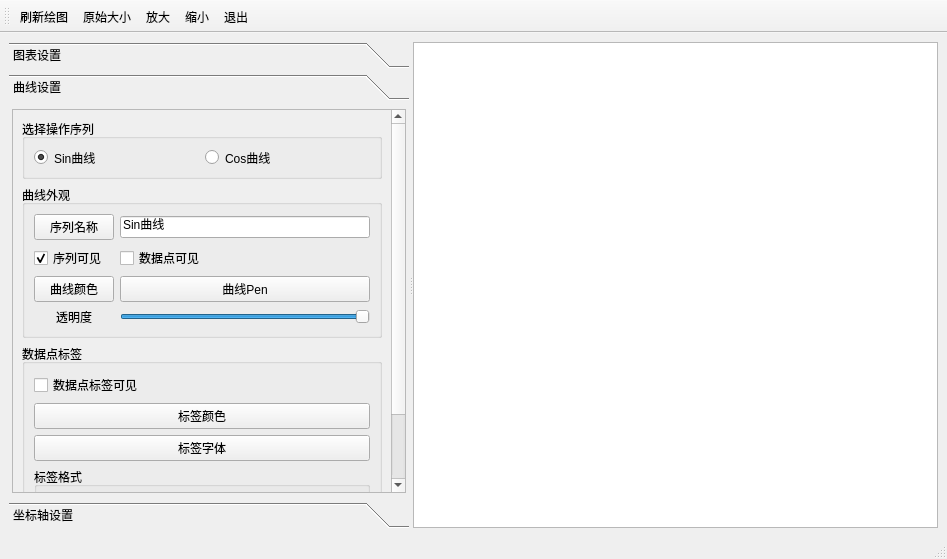
<?xml version="1.0" encoding="UTF-8"?>
<ui version="4.0">
 <class>MainWindow</class>
 <widget class="QMainWindow" name="MainWindow">
  <property name="geometry">
   <rect>
    <x>0</x>
    <y>0</y>
    <width>947</width>
    <height>559</height>
   </rect>
  </property>
  <property name="windowTitle">
   <string>MainWindow</string>
  </property>
  <widget class="QWidget" name="centralwidget">
   <layout class="QHBoxLayout" name="horizontalLayout">
    <item>
     <widget class="QSplitter" name="splitter">
      <property name="orientation">
       <enum>Qt::Horizontal</enum>
      </property>
      <widget class="QToolBox" name="toolBox">
       <property name="minimumSize">
        <size>
         <width>260</width>
         <height>0</height>
        </size>
       </property>
       <property name="maximumSize">
        <size>
         <width>400</width>
         <height>16777215</height>
        </size>
       </property>
       <property name="frameShape">
        <enum>QFrame::NoFrame</enum>
       </property>
       <property name="currentIndex">
        <number>1</number>
       </property>
       <widget class="QWidget" name="page_4">
        <property name="geometry">
         <rect>
          <x>0</x>
          <y>0</y>
          <width>400</width>
          <height>348</height>
         </rect>
        </property>
        <attribute name="icon">
         <iconset resource="res.qrc">
          <normaloff>:/images/images/3.ico</normaloff>:/images/images/3.ico</iconset>
        </attribute>
        <attribute name="label">
         <string>图表设置</string>
        </attribute>
        <layout class="QVBoxLayout" name="verticalLayout_8">
         <property name="spacing">
          <number>3</number>
         </property>
         <property name="leftMargin">
          <number>3</number>
         </property>
         <property name="topMargin">
          <number>3</number>
         </property>
         <property name="rightMargin">
          <number>3</number>
         </property>
         <property name="bottomMargin">
          <number>3</number>
         </property>
         <item>
          <widget class="QScrollArea" name="scrollArea_4">
           <property name="widgetResizable">
            <bool>true</bool>
           </property>
           <widget class="QWidget" name="scrollAreaWidgetContents_4">
            <property name="geometry">
             <rect>
              <x>0</x>
              <y>-269</y>
              <width>371</width>
              <height>609</height>
             </rect>
            </property>
            <layout class="QVBoxLayout" name="verticalLayout_11">
             <item>
              <widget class="QGroupBox" name="groupBox_16">
               <property name="title">
                <string>标题</string>
               </property>
               <layout class="QGridLayout" name="gridLayout_11">
                <item row="0" column="0">
                 <widget class="QLineEdit" name="editTitle_2"/>
                </item>
                <item row="0" column="1">
                 <widget class="QPushButton" name="btnSetTitle_2">
                  <property name="toolTip">
                   <string>设置标题文字</string>
                  </property>
                  <property name="text">
                   <string>设置</string>
                  </property>
                 </widget>
                </item>
                <item row="1" column="0" colspan="2">
                 <widget class="QPushButton" name="btnSetTitleFont_2">
                  <property name="text">
                   <string>设置标题字体</string>
                  </property>
                 </widget>
                </item>
               </layout>
              </widget>
             </item>
             <item>
              <widget class="QGroupBox" name="groupBox_17">
               <property name="title">
                <string>图例</string>
               </property>
               <layout class="QGridLayout" name="gridLayout_12">
                <item row="0" column="0">
                 <widget class="QRadioButton" name="radioButton_5">
                  <property name="text">
                   <string>上方</string>
                  </property>
                  <property name="checked">
                   <bool>true</bool>
                  </property>
                 </widget>
                </item>
                <item row="0" column="1">
                 <widget class="QRadioButton" name="radioButton_6">
                  <property name="text">
                   <string>下方</string>
                  </property>
                 </widget>
                </item>
                <item row="1" column="0">
                 <widget class="QRadioButton" name="radioButton_7">
                  <property name="text">
                   <string>左侧</string>
                  </property>
                 </widget>
                </item>
                <item row="1" column="1">
                 <widget class="QRadioButton" name="radioButton_8">
                  <property name="text">
                   <string>右侧</string>
                  </property>
                 </widget>
                </item>
                <item row="2" column="0">
                 <widget class="QCheckBox" name="chkLegendVisible_2">
                  <property name="text">
                   <string>图例可见</string>
                  </property>
                  <property name="checked">
                   <bool>true</bool>
                  </property>
                 </widget>
                </item>
                <item row="2" column="1">
                 <widget class="QCheckBox" name="chkBoxLegendBackground_2">
                  <property name="text">
                   <string>背景可见</string>
                  </property>
                 </widget>
                </item>
                <item row="3" column="0">
                 <widget class="QPushButton" name="btnLegendFont_2">
                  <property name="text">
                   <string>字体</string>
                  </property>
                 </widget>
                </item>
                <item row="3" column="1">
                 <widget class="QPushButton" name="btnLegendlabelColor_2">
                  <property name="text">
                   <string>标签颜色</string>
                  </property>
                 </widget>
                </item>
               </layout>
              </widget>
             </item>
             <item>
              <widget class="QGroupBox" name="groupBox_18">
               <property name="title">
                <string>边距</string>
               </property>
               <layout class="QGridLayout" name="gridLayout_13">
                <item row="0" column="0">
                 <widget class="QLabel" name="label_12">
                  <property name="text">
                   <string>左边距</string>
                  </property>
                  <property name="alignment">
                   <set>Qt::AlignCenter</set>
                  </property>
                 </widget>
                </item>
                <item row="0" column="1">
                 <widget class="QSpinBox" name="spinMarginLeft_2">
                  <property name="minimum">
                   <number>10</number>
                  </property>
                  <property name="maximum">
                   <number>500</number>
                  </property>
                 </widget>
                </item>
                <item row="1" column="0">
                 <widget class="QLabel" name="label_13">
                  <property name="text">
                   <string>右边距</string>
                  </property>
                  <property name="alignment">
                   <set>Qt::AlignCenter</set>
                  </property>
                 </widget>
                </item>
                <item row="1" column="1">
                 <widget class="QSpinBox" name="spinMarginRight_2">
                  <property name="minimum">
                   <number>10</number>
                  </property>
                  <property name="maximum">
                   <number>500</number>
                  </property>
                 </widget>
                </item>
                <item row="2" column="0">
                 <widget class="QLabel" name="label_14">
                  <property name="text">
                   <string>上边距</string>
                  </property>
                  <property name="alignment">
                   <set>Qt::AlignCenter</set>
                  </property>
                 </widget>
                </item>
                <item row="2" column="1">
                 <widget class="QSpinBox" name="spinMarginTop_2">
                  <property name="minimum">
                   <number>10</number>
                  </property>
                  <property name="maximum">
                   <number>500</number>
                  </property>
                 </widget>
                </item>
                <item row="3" column="0">
                 <widget class="QLabel" name="label_15">
                  <property name="text">
                   <string>下边距</string>
                  </property>
                  <property name="alignment">
                   <set>Qt::AlignCenter</set>
                  </property>
                 </widget>
                </item>
                <item row="3" column="1">
                 <widget class="QSpinBox" name="spinMarginBottom_2">
                  <property name="minimum">
                   <number>10</number>
                  </property>
                  <property name="maximum">
                   <number>500</number>
                  </property>
                 </widget>
                </item>
                <item row="4" column="0" colspan="2">
                 <widget class="QPushButton" name="btnSetMargin_2">
                  <property name="text">
                   <string>设置边距</string>
                  </property>
                 </widget>
                </item>
               </layout>
              </widget>
             </item>
             <item>
              <widget class="QGroupBox" name="groupBox_19">
               <property name="title">
                <string>动画效果</string>
               </property>
               <layout class="QGridLayout" name="gridLayout_14">
                <item row="0" column="0">
                 <widget class="QLabel" name="label_16">
                  <property name="text">
                   <string>动画效果</string>
                  </property>
                  <property name="alignment">
                   <set>Qt::AlignCenter</set>
                  </property>
                 </widget>
                </item>
                <item row="0" column="1">
                 <widget class="QComboBox" name="cBoxAnimation_2">
                  <item>
                   <property name="text">
                    <string>NoAnimation</string>
                   </property>
                  </item>
                  <item>
                   <property name="text">
                    <string>GridAxisAnimations</string>
                   </property>
                  </item>
                  <item>
                   <property name="text">
                    <string>SeriesAnimations</string>
                   </property>
                  </item>
                  <item>
                   <property name="text">
                    <string>AllAnimations</string>
                   </property>
                  </item>
                 </widget>
                </item>
                <item row="1" column="0">
                 <widget class="QLabel" name="label_17">
                  <property name="text">
                   <string>主  题</string>
                  </property>
                  <property name="alignment">
                   <set>Qt::AlignCenter</set>
                  </property>
                 </widget>
                </item>
                <item row="1" column="1">
                 <widget class="QComboBox" name="cBoxTheme_2">
                  <item>
                   <property name="text">
                    <string>Light</string>
                   </property>
                  </item>
                  <item>
                   <property name="text">
                    <string>BlueCerulean</string>
                   </property>
                  </item>
                  <item>
                   <property name="text">
                    <string>Dark</string>
                   </property>
                  </item>
                  <item>
                   <property name="text">
                    <string>BrownSand</string>
                   </property>
                  </item>
                  <item>
                   <property name="text">
                    <string>BlueNcs</string>
                   </property>
                  </item>
                  <item>
                   <property name="text">
                    <string>HighContrast</string>
                   </property>
                  </item>
                  <item>
                   <property name="text">
                    <string>BlueIcy</string>
                   </property>
                  </item>
                  <item>
                   <property name="text">
                    <string>Qt</string>
                   </property>
                  </item>
                 </widget>
                </item>
               </layout>
              </widget>
             </item>
            </layout>
           </widget>
          </widget>
         </item>
        </layout>
       </widget>
       <widget class="QWidget" name="page_5">
        <property name="geometry">
         <rect>
          <x>0</x>
          <y>0</y>
          <width>400</width>
          <height>348</height>
         </rect>
        </property>
        <attribute name="icon">
         <iconset resource="res.qrc">
          <normaloff>:/images/images/dis3.ico</normaloff>:/images/images/dis3.ico</iconset>
        </attribute>
        <attribute name="label">
         <string>曲线设置</string>
        </attribute>
        <layout class="QVBoxLayout" name="verticalLayout_12">
         <property name="spacing">
          <number>3</number>
         </property>
         <property name="leftMargin">
          <number>3</number>
         </property>
         <property name="topMargin">
          <number>3</number>
         </property>
         <property name="rightMargin">
          <number>3</number>
         </property>
         <property name="bottomMargin">
          <number>3</number>
         </property>
         <item>
          <widget class="QScrollArea" name="scrollArea_5">
           <property name="widgetResizable">
            <bool>true</bool>
           </property>
           <widget class="QWidget" name="scrollAreaWidgetContents_5">
            <property name="geometry">
             <rect>
              <x>0</x>
              <y>0</y>
              <width>371</width>
              <height>500</height>
             </rect>
            </property>
            <layout class="QVBoxLayout" name="verticalLayout_13">
             <item>
              <widget class="QGroupBox" name="groupBox_20">
               <property name="maximumSize">
                <size>
                 <width>16777215</width>
                 <height>60</height>
                </size>
               </property>
               <property name="title">
                <string>选择操作序列</string>
               </property>
               <layout class="QHBoxLayout" name="horizontalLayout_4">
                <item>
                 <widget class="QRadioButton" name="radioSeries0_2">
                  <property name="text">
                   <string>Sin曲线</string>
                  </property>
                  <property name="checked">
                   <bool>true</bool>
                  </property>
                 </widget>
                </item>
                <item>
                 <widget class="QRadioButton" name="radioSeries1_2">
                  <property name="text">
                   <string>Cos曲线</string>
                  </property>
                 </widget>
                </item>
               </layout>
              </widget>
             </item>
             <item>
              <widget class="QGroupBox" name="groupBox_21">
               <property name="title">
                <string>曲线外观</string>
               </property>
               <layout class="QGridLayout" name="gridLayout_15">
                <item row="0" column="0">
                 <widget class="QPushButton" name="btnSeriesName_2">
                  <property name="text">
                   <string>序列名称</string>
                  </property>
                 </widget>
                </item>
                <item row="0" column="1">
                 <widget class="QLineEdit" name="editSeriesName_2">
                  <property name="text">
                   <string>Sin曲线</string>
                  </property>
                 </widget>
                </item>
                <item row="1" column="0">
                 <widget class="QCheckBox" name="chkSeriesVisible_2">
                  <property name="text">
                   <string>序列可见</string>
                  </property>
                  <property name="checked">
                   <bool>true</bool>
                  </property>
                 </widget>
                </item>
                <item row="1" column="1">
                 <widget class="QCheckBox" name="chkPointVisible_2">
                  <property name="text">
                   <string>数据点可见</string>
                  </property>
                 </widget>
                </item>
                <item row="2" column="0">
                 <widget class="QPushButton" name="btnSeriesColor_2">
                  <property name="text">
                   <string>曲线颜色</string>
                  </property>
                 </widget>
                </item>
                <item row="2" column="1">
                 <widget class="QPushButton" name="btnSeriesPen_2">
                  <property name="text">
                   <string>曲线Pen</string>
                  </property>
                 </widget>
                </item>
                <item row="3" column="0">
                 <widget class="QLabel" name="label_18">
                  <property name="text">
                   <string>透明度</string>
                  </property>
                  <property name="alignment">
                   <set>Qt::AlignCenter</set>
                  </property>
                 </widget>
                </item>
                <item row="3" column="1">
                 <widget class="QSlider" name="sliderSeriesOpacity_2">
                  <property name="maximum">
                   <number>10</number>
                  </property>
                  <property name="pageStep">
                   <number>2</number>
                  </property>
                  <property name="value">
                   <number>10</number>
                  </property>
                  <property name="orientation">
                   <enum>Qt::Horizontal</enum>
                  </property>
                 </widget>
                </item>
               </layout>
              </widget>
             </item>
             <item>
              <widget class="QGroupBox" name="groupBox_22">
               <property name="title">
                <string>数据点标签</string>
               </property>
               <layout class="QVBoxLayout" name="verticalLayout_14">
                <item>
                 <widget class="QCheckBox" name="chkPointLabelVisible_2">
                  <property name="text">
                   <string>数据点标签可见</string>
                  </property>
                 </widget>
                </item>
                <item>
                 <widget class="QPushButton" name="btnSeriesLabColor_2">
                  <property name="text">
                   <string>标签颜色</string>
                  </property>
                 </widget>
                </item>
                <item>
                 <widget class="QPushButton" name="btnSeriesLabFont_2">
                  <property name="text">
                   <string>标签字体</string>
                  </property>
                 </widget>
                </item>
                <item>
                 <widget class="QGroupBox" name="groupBox_23">
                  <property name="title">
                   <string>标签格式</string>
                  </property>
                  <layout class="QVBoxLayout" name="verticalLayout_15">
                   <item>
                    <widget class="QRadioButton" name="radioSeriesLabFormat0_2">
                     <property name="text">
                      <string>@yPoint</string>
                     </property>
                     <property name="checked">
                      <bool>true</bool>
                     </property>
                    </widget>
                   </item>
                   <item>
                    <widget class="QRadioButton" name="radioSeriesLabFormat1_2">
                     <property name="text">
                      <string>(@xPoint, @yPoint)</string>
                     </property>
                    </widget>
                   </item>
                  </layout>
                 </widget>
                </item>
               </layout>
              </widget>
             </item>
            </layout>
           </widget>
          </widget>
         </item>
        </layout>
       </widget>
       <widget class="QWidget" name="page_6">
        <property name="geometry">
         <rect>
          <x>0</x>
          <y>0</y>
          <width>400</width>
          <height>348</height>
         </rect>
        </property>
        <attribute name="icon">
         <iconset resource="res.qrc">
          <normaloff>:/images/images/39.ico</normaloff>:/images/images/39.ico</iconset>
        </attribute>
        <attribute name="label">
         <string>坐标轴设置</string>
        </attribute>
        <layout class="QVBoxLayout" name="verticalLayout_16">
         <property name="spacing">
          <number>3</number>
         </property>
         <property name="leftMargin">
          <number>3</number>
         </property>
         <property name="topMargin">
          <number>3</number>
         </property>
         <property name="rightMargin">
          <number>3</number>
         </property>
         <property name="bottomMargin">
          <number>3</number>
         </property>
         <item>
          <widget class="QScrollArea" name="scrollArea_6">
           <property name="verticalScrollBarPolicy">
            <enum>Qt::ScrollBarAsNeeded</enum>
           </property>
           <property name="widgetResizable">
            <bool>true</bool>
           </property>
           <widget class="QWidget" name="scrollAreaWidgetContents_6">
            <property name="geometry">
             <rect>
              <x>0</x>
              <y>0</y>
              <width>371</width>
              <height>969</height>
             </rect>
            </property>
            <layout class="QVBoxLayout" name="verticalLayout_17">
             <property name="spacing">
              <number>3</number>
             </property>
             <property name="leftMargin">
              <number>3</number>
             </property>
             <property name="topMargin">
              <number>3</number>
             </property>
             <property name="rightMargin">
              <number>3</number>
             </property>
             <property name="bottomMargin">
              <number>3</number>
             </property>
             <item>
              <widget class="QGroupBox" name="groupBox_24">
               <property name="title">
                <string>设置坐标轴对象</string>
               </property>
               <layout class="QHBoxLayout" name="horizontalLayout_5">
                <item>
                 <widget class="QRadioButton" name="radioX_2">
                  <property name="text">
                   <string>X轴</string>
                  </property>
                  <property name="checked">
                   <bool>true</bool>
                  </property>
                 </widget>
                </item>
                <item>
                 <widget class="QRadioButton" name="radioY_2">
                  <property name="text">
                   <string>Y轴</string>
                  </property>
                  <property name="checked">
                   <bool>false</bool>
                  </property>
                 </widget>
                </item>
               </layout>
              </widget>
             </item>
             <item>
              <widget class="QGroupBox" name="groupBox_25">
               <property name="title">
                <string>坐标轴总体</string>
               </property>
               <layout class="QGridLayout" name="gridLayout_16">
                <item row="0" column="0">
                 <widget class="QLabel" name="label_19">
                  <property name="text">
                   <string>最小值</string>
                  </property>
                 </widget>
                </item>
                <item row="0" column="1">
                 <widget class="QDoubleSpinBox" name="spinAxisMin_2">
                  <property name="minimum">
                   <double>-1000.000000000000000</double>
                  </property>
                  <property name="maximum">
                   <double>1000.000000000000000</double>
                  </property>
                 </widget>
                </item>
                <item row="1" column="0">
                 <widget class="QLabel" name="label_20">
                  <property name="text">
                   <string>最大值</string>
                  </property>
                 </widget>
                </item>
                <item row="1" column="1">
                 <widget class="QDoubleSpinBox" name="spinAxisMax_2">
                  <property name="minimum">
                   <double>-1000.000000000000000</double>
                  </property>
                  <property name="maximum">
                   <double>1000.000000000000000</double>
                  </property>
                  <property name="value">
                   <double>10.000000000000000</double>
                  </property>
                 </widget>
                </item>
                <item row="2" column="0" colspan="2">
                 <widget class="QCheckBox" name="chkBoxVisible_2">
                  <property name="text">
                   <string>isVisible</string>
                  </property>
                  <property name="checked">
                   <bool>true</bool>
                  </property>
                 </widget>
                </item>
                <item row="3" column="0" colspan="2">
                 <widget class="QPushButton" name="btnSetAxisRange_2">
                  <property name="text">
                   <string>设置坐标范围</string>
                  </property>
                 </widget>
                </item>
               </layout>
              </widget>
             </item>
             <item>
              <widget class="QGroupBox" name="groupBox_26">
               <property name="title">
                <string>轴标题</string>
               </property>
               <layout class="QGridLayout" name="gridLayout_17">
                <item row="0" column="1" colspan="2">
                 <widget class="QLineEdit" name="editAxisTitle_2">
                  <property name="text">
                   <string>time(secs)</string>
                  </property>
                 </widget>
                </item>
                <item row="1" column="2">
                 <widget class="QPushButton" name="btnAxisSetTitleFont_2">
                  <property name="text">
                   <string>设置字体</string>
                  </property>
                 </widget>
                </item>
                <item row="0" column="0">
                 <widget class="QPushButton" name="btnAxisSetTitle_2">
                  <property name="text">
                   <string>设置标题</string>
                  </property>
                 </widget>
                </item>
                <item row="1" column="0" colspan="2">
                 <widget class="QCheckBox" name="chkBoxAxisTitle_2">
                  <property name="text">
                   <string>isTitleVisible</string>
                  </property>
                  <property name="checked">
                   <bool>true</bool>
                  </property>
                 </widget>
                </item>
               </layout>
              </widget>
             </item>
             <item>
              <widget class="QGroupBox" name="groupBox_27">
               <property name="title">
                <string>轴刻度标签</string>
               </property>
               <layout class="QGridLayout" name="gridLayout_18">
                <item row="0" column="0">
                 <widget class="QPushButton" name="pushButton_2">
                  <property name="text">
                   <string>标签格式</string>
                  </property>
                 </widget>
                </item>
                <item row="0" column="1">
                 <widget class="QLineEdit" name="editAxisLabelFormat_2">
                  <property name="text">
                   <string>%.1f</string>
                  </property>
                 </widget>
                </item>
                <item row="1" column="0">
                 <widget class="QPushButton" name="btnAxisLabelColor_2">
                  <property name="text">
                   <string>文字颜色</string>
                  </property>
                 </widget>
                </item>
                <item row="1" column="1">
                 <widget class="QPushButton" name="btnAxisLabelFont_2">
                  <property name="text">
                   <string>设置字体</string>
                  </property>
                 </widget>
                </item>
                <item row="2" column="0" colspan="2">
                 <widget class="QCheckBox" name="chkBoxLabelsVisible_2">
                  <property name="text">
                   <string>labelsVisible</string>
                  </property>
                  <property name="checked">
                   <bool>true</bool>
                  </property>
                 </widget>
                </item>
               </layout>
              </widget>
             </item>
             <item>
              <widget class="QGroupBox" name="groupBox_28">
               <property name="title">
                <string>GridLine</string>
               </property>
               <layout class="QVBoxLayout" name="verticalLayout_18">
                <item>
                 <widget class="QCheckBox" name="chkGridLineVisible_2">
                  <property name="text">
                   <string>isGridLineVisible</string>
                  </property>
                  <property name="checked">
                   <bool>true</bool>
                  </property>
                 </widget>
                </item>
                <item>
                 <widget class="QPushButton" name="btnGridLineColor_2">
                  <property name="text">
                   <string>gridLineColor</string>
                  </property>
                 </widget>
                </item>
                <item>
                 <widget class="QPushButton" name="pushButton_11">
                  <property name="text">
                   <string>gridLinePen</string>
                  </property>
                 </widget>
                </item>
               </layout>
              </widget>
             </item>
             <item>
              <widget class="QGroupBox" name="groupBox_29">
               <property name="title">
                <string>Axis and Ticks</string>
               </property>
               <layout class="QGridLayout" name="gridLayout_19">
                <item row="3" column="0" colspan="2">
                 <widget class="QPushButton" name="btnAxisLinePenColor_2">
                  <property name="text">
                   <string>linePenColor</string>
                  </property>
                 </widget>
                </item>
                <item row="0" column="1">
                 <widget class="QSpinBox" name="spinTickCount_2">
                  <property name="minimum">
                   <number>1</number>
                  </property>
                  <property name="maximum">
                   <number>1000</number>
                  </property>
                  <property name="value">
                   <number>10</number>
                  </property>
                 </widget>
                </item>
                <item row="1" column="0" colspan="2">
                 <widget class="QCheckBox" name="chkAxisLineVisible_2">
                  <property name="text">
                   <string>isLineVisible</string>
                  </property>
                  <property name="checked">
                   <bool>true</bool>
                  </property>
                 </widget>
                </item>
                <item row="0" column="0">
                 <widget class="QLabel" name="label_21">
                  <property name="text">
                   <string>Tick个数</string>
                  </property>
                  <property name="alignment">
                   <set>Qt::AlignCenter</set>
                  </property>
                 </widget>
                </item>
                <item row="2" column="0" colspan="2">
                 <widget class="QPushButton" name="btnAxisLinePen_2">
                  <property name="text">
                   <string>linePen</string>
                  </property>
                 </widget>
                </item>
               </layout>
              </widget>
             </item>
             <item>
              <widget class="QGroupBox" name="groupBox_30">
               <property name="title">
                <string>MinorTick</string>
               </property>
               <layout class="QGridLayout" name="gridLayout_20">
                <item row="0" column="0">
                 <widget class="QLabel" name="label_22">
                  <property name="text">
                   <string>MinorTick个数</string>
                  </property>
                  <property name="alignment">
                   <set>Qt::AlignCenter</set>
                  </property>
                 </widget>
                </item>
                <item row="0" column="1">
                 <widget class="QSpinBox" name="spinMinorTickCount_2">
                  <property name="value">
                   <number>4</number>
                  </property>
                 </widget>
                </item>
                <item row="1" column="0" colspan="2">
                 <widget class="QCheckBox" name="chkMinorTickVisible_2">
                  <property name="text">
                   <string>isMinorGridLineVisible</string>
                  </property>
                 </widget>
                </item>
                <item row="2" column="0" colspan="2">
                 <widget class="QPushButton" name="btnMinorColor_2">
                  <property name="text">
                   <string>minorGridLineColor</string>
                  </property>
                 </widget>
                </item>
                <item row="3" column="0" colspan="2">
                 <widget class="QPushButton" name="btnMinorPen_2">
                  <property name="text">
                   <string>minorGridLinePen</string>
                  </property>
                 </widget>
                </item>
               </layout>
              </widget>
             </item>
            </layout>
           </widget>
          </widget>
         </item>
        </layout>
       </widget>
      </widget>
      <widget class="QChartView" name="chartView"/>
     </widget>
    </item>
   </layout>
  </widget>
  <widget class="QStatusBar" name="statusbar"/>
  <widget class="QToolBar" name="mainToolBar">
   <property name="contextMenuPolicy">
    <enum>Qt::PreventContextMenu</enum>
   </property>
   <property name="windowTitle">
    <string>toolBar</string>
   </property>
   <property name="toolButtonStyle">
    <enum>Qt::ToolButtonTextUnderIcon</enum>
   </property>
   <attribute name="toolBarArea">
    <enum>TopToolBarArea</enum>
   </attribute>
   <attribute name="toolBarBreak">
    <bool>false</bool>
   </attribute>
   <addaction name="actDraw"/>
   <addaction name="actZoomReset"/>
   <addaction name="actZoomIn"/>
   <addaction name="actZoomOut"/>
   <addaction name="actQuit"/>
  </widget>
  <action name="actDraw">
   <property name="icon">
    <iconset resource="res.qrc">
     <normaloff>:/images/images/828.bmp</normaloff>:/images/images/828.bmp</iconset>
   </property>
   <property name="text">
    <string>刷新绘图</string>
   </property>
   <property name="toolTip">
    <string>刷新绘图</string>
   </property>
  </action>
  <action name="actQuit">
   <property name="icon">
    <iconset resource="res.qrc">
     <normaloff>:/images/images/132.bmp</normaloff>:/images/images/132.bmp</iconset>
   </property>
   <property name="text">
    <string>退出</string>
   </property>
   <property name="toolTip">
    <string>退出</string>
   </property>
  </action>
  <action name="actZoomIn">
   <property name="icon">
    <iconset resource="res.qrc">
     <normaloff>:/images/images/418.bmp</normaloff>:/images/images/418.bmp</iconset>
   </property>
   <property name="text">
    <string>放大</string>
   </property>
   <property name="toolTip">
    <string>放大</string>
   </property>
  </action>
  <action name="actZoomOut">
   <property name="icon">
    <iconset resource="res.qrc">
     <normaloff>:/images/images/416.bmp</normaloff>:/images/images/416.bmp</iconset>
   </property>
   <property name="text">
    <string>缩小</string>
   </property>
   <property name="toolTip">
    <string>缩小</string>
   </property>
  </action>
  <action name="actZoomReset">
   <property name="icon">
    <iconset resource="res.qrc">
     <normaloff>:/images/images/414.bmp</normaloff>:/images/images/414.bmp</iconset>
   </property>
   <property name="text">
    <string>原始大小</string>
   </property>
   <property name="toolTip">
    <string>还原为原始大小</string>
   </property>
  </action>
 </widget>
 <customwidgets>
  <customwidget>
   <class>QChartView</class>
   <extends>QGraphicsView</extends>
   <header location="global">qchartview.h</header>
  </customwidget>
 </customwidgets>
 <resources>
  <include location="res.qrc"/>
 </resources>
 <connections>
  <connection>
   <sender>actQuit</sender>
   <signal>triggered()</signal>
   <receiver>MainWindow</receiver>
   <slot>close()</slot>
   <hints>
    <hint type="sourcelabel">
     <x>-1</x>
     <y>-1</y>
    </hint>
    <hint type="destinationlabel">
     <x>399</x>
     <y>299</y>
    </hint>
   </hints>
  </connection>
 </connections>
</ui>
